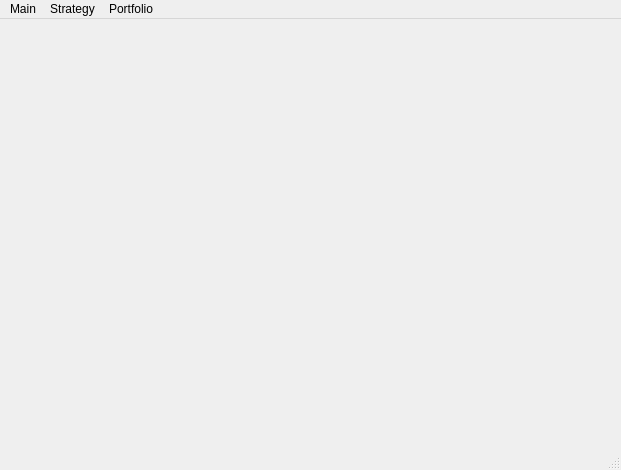
<?xml version="1.0" encoding="UTF-8"?>
<ui version="4.0">
 <class>MainWindow</class>
 <widget class="QMainWindow" name="MainWindow">
  <property name="geometry">
   <rect>
    <x>0</x>
    <y>0</y>
    <width>621</width>
    <height>470</height>
   </rect>
  </property>
  <property name="windowTitle">
   <string>MainWindow</string>
  </property>
  <widget class="QWidget" name="centralWidget"/>
  <widget class="QStatusBar" name="statusBar"/>
  <widget class="QMenuBar" name="menuBar">
   <property name="geometry">
    <rect>
     <x>0</x>
     <y>0</y>
     <width>621</width>
     <height>25</height>
    </rect>
   </property>
   <widget class="QMenu" name="menuMain">
    <property name="title">
     <string>Main</string>
    </property>
    <addaction name="actionLogin"/>
    <addaction name="actionLogout"/>
    <addaction name="actionLogs"/>
    <addaction name="actionAdd_Symbols"/>
   </widget>
   <widget class="QMenu" name="menuStrategy">
    <property name="title">
     <string>Strategy</string>
    </property>
    <addaction name="actionManual_Order"/>
    <addaction name="actionTwo_Leg_Arbitrage"/>
   </widget>
   <widget class="QMenu" name="menuPortfolio">
    <property name="title">
     <string>Portfolio</string>
    </property>
    <addaction name="actionOrder_Book"/>
    <addaction name="actionTrade_Book"/>
    <addaction name="actionNet_Positions"/>
   </widget>
   <addaction name="menuMain"/>
   <addaction name="menuStrategy"/>
   <addaction name="menuPortfolio"/>
  </widget>
  <action name="actionLogin">
   <property name="text">
    <string>login</string>
   </property>
  </action>
  <action name="actionLogout">
   <property name="text">
    <string>logout</string>
   </property>
  </action>
  <action name="actionOrder_Book">
   <property name="text">
    <string>Order Book</string>
   </property>
  </action>
  <action name="actionTrade_Book">
   <property name="text">
    <string>Trade Book</string>
   </property>
  </action>
  <action name="actionNet_Positions">
   <property name="text">
    <string>Net Positions</string>
   </property>
  </action>
  <action name="actionAdd_Symbols">
   <property name="text">
    <string>Add Symbols</string>
   </property>
   <property name="toolTip">
    <string extracomment="Add Symbols to the application using csv file with Instruments i format as specified in the API documentation">Add Symbols</string>
   </property>
  </action>
  <action name="actionManual_Order">
   <property name="text">
    <string>Manual Order</string>
   </property>
  </action>
  <action name="actionLogs">
   <property name="text">
    <string>Logs</string>
   </property>
  </action>
  <action name="actionTwo_Leg_Arbitrage">
   <property name="text">
    <string>Two Leg Arbitrage</string>
   </property>
  </action>
 </widget>
 <layoutdefault spacing="6" margin="11"/>
 <resources/>
 <connections/>
</ui>
